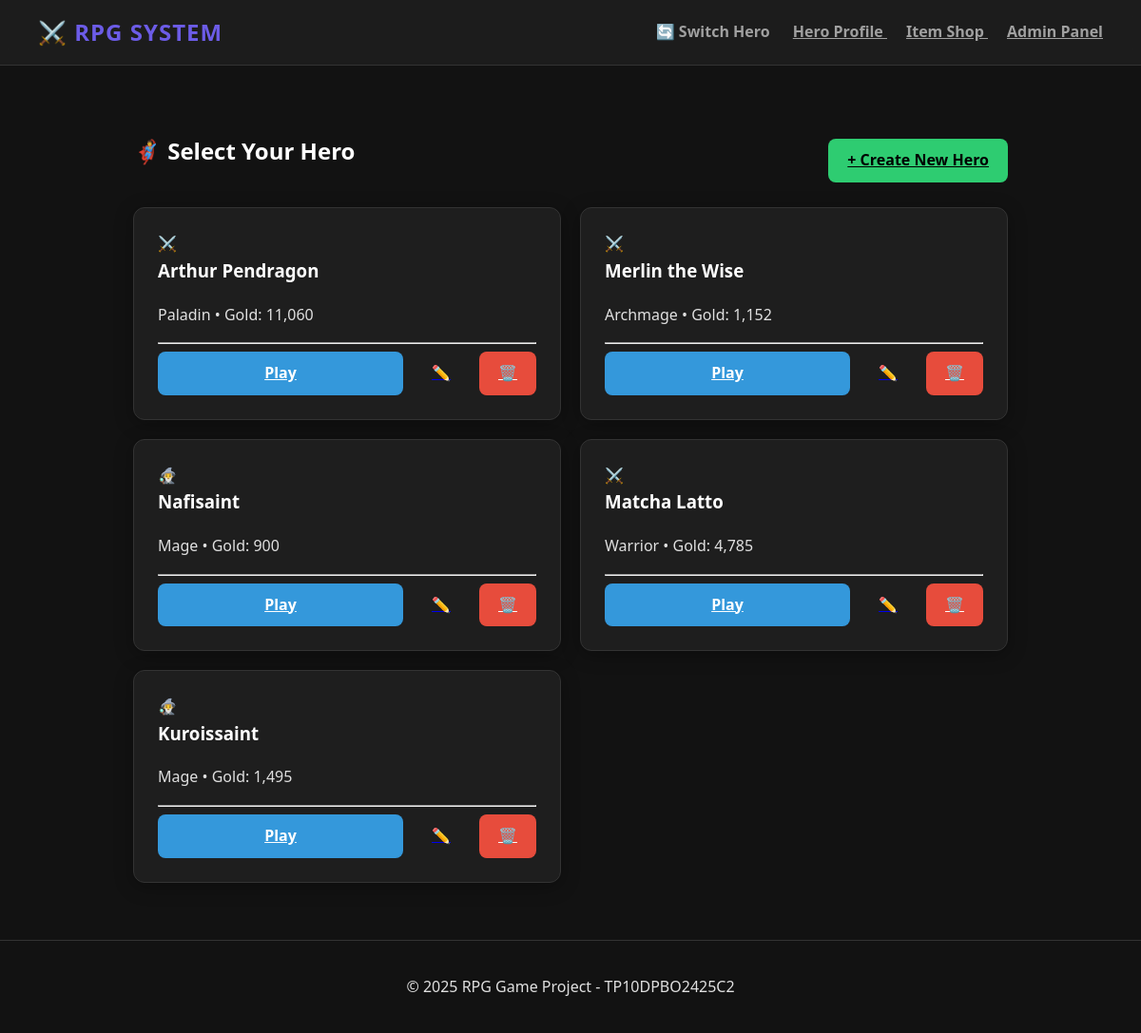
/rpg-game/index.php, run on the app's committed database.
### tables this page shows
CREATE TABLE IF NOT EXISTS `heroes` (
  `id` int NOT NULL AUTO_INCREMENT,
  `name` varchar(100) NOT NULL,
  `job_class` varchar(50) DEFAULT NULL,
  `level` int DEFAULT '1',
  `xp` int DEFAULT '0',
  `base_str` int DEFAULT '10',
  `base_agi` int DEFAULT '10',
  `base_int` int DEFAULT '10',
  `current_hp` int DEFAULT '100',
  `max_hp` int DEFAULT '100',
  `current_mana` int DEFAULT '50',
  `max_mana` int DEFAULT '50',
  `image_url` varchar(255) DEFAULT NULL,
  `gold` int DEFAULT '1000',
  PRIMARY KEY (`id`)
);

### rpg-game/models/HeroRepository.php (called while the page is built, shortened)
<?php
class HeroRepository {
    private $conn;
    public function __construct($db) {
        $this->conn = $db;
    }
    public function getAllHeroes() {
        $stmt = $this->conn->prepare("SELECT * FROM heroes");
        $stmt->execute();
        return $stmt->fetchAll(PDO::FETCH_ASSOC);
    }
}
?>

### rpg-game/views/hero_list.php (the view)
<?php $title = "Select Your Hero"; include 'views/templates/header.php'; ?>
<div class="container">
    <div class="flex-between-center mb-20">
        <h2>🦸‍♂️ Select Your Hero</h2>
        <a href="index.php?action=create_hero" class="btn btn-green">+ Create New Hero</a>
    </div>
    <div class="grid-responsive-lg">
        <?php foreach ($heroes as $hero): ?>
            <div class="card card-hero-action">
                <div class="flex-align-center gap-10">
                    <div class="avatar">
                        <?= $hero['job_class'] == 'Mage' ? '🧙‍♂️' : '⚔️' ?>
                    </div>
                    <div>
                        <h3 class="mb-0"><?= $hero['name'] ?></h3>
                        <p class="text-muted mb-0 small">
                            <?= $hero['job_class'] ?> • Gold: <?= number_format($hero['gold']) ?>
                        </p>
                    </div>
                </div>
                <hr class="border-dark my-15">
                <div class="flex-between-center gap-10">
                    <a href="index.php?action=select_hero&id=<?= $hero['id'] ?>" class="btn btn-blue w-100 text-center">
                        Play
                    </a>
                    <a href="index.php?action=edit_hero&id=<?= $hero['id'] ?>" class="btn btn-orange">
                        ✏️
                    </a>
                    <a href="index.php?action=delete_hero&id=<?= $hero['id'] ?>" class="btn btn-red" onclick="return confirm('Permanently delete this hero?');">
                        🗑️
                    </a>
                </div>
            </div>
        <?php endforeach; ?>
    </div>
</div>
<?php include 'views/templates/footer.php'; ?>

### rpg-game/index.php (shortened to what this page needs)
<?php
require_once 'models/HeroRepository.php';
$db = (new Database())->getConnection();
$heroRepo = new HeroRepository($db);
$action = $_GET['action'] ?? 'home';
switch ($action) {
    case 'home':
        $heroes = $heroRepo->getAllHeroes();
        include 'views/hero_list.php';
        break;
}
?>

### rpg-game/views/templates/header.php (shortened to what this page needs)
<!DOCTYPE html>
<html lang="id">
<head>
    <link rel="stylesheet" href="css/style.css">
</head>
<body>
<nav class="navbar">
    <div class="nav-brand">⚔️ RPG SYSTEM</div>
    <div class="nav-links">
        <a href="index.php?action=home" class="link-danger">
            🔄 Switch Hero
        </a>
        <a href="index.php?action=profile" class="<?= ($_GET['action']??'') == 'profile' ? 'active' : '' ?>">
            Hero Profile
        </a>
        <a href="index.php?action=shop" class="<?= ($_GET['action']??'') == 'shop' ? 'active' : '' ?>">
            Item Shop
        </a>
        <a href="index.php?action=admin" class="<?= ($_GET['action']??'') == 'admin' ? 'active' : '' ?>">
            Admin Panel
        </a>
    </div>
</nav>
<div class="container mt-20">

### rpg-game/views/templates/footer.php
</div> <footer class="text-center text-muted small mt-20" style="padding: 20px; border-top: 1px solid #333;">
    <p>&copy; <?= date('Y') ?> RPG Game Project - TP10DPBO2425C2</p>
</footer>
</body>
</html>

### rpg-game/css/style.css (style rules this page uses)
* { box-sizing: border-box; }
:root { --bg-dark: #121212; --bg-card: #1e1e1e; --text-main: #e0e0e0; --text-muted: #a0a0a0; --accent: #6c5ce7; --gold: #f1c40f; --red: #e74c3c; --green: #2ecc71; --blue: #3498db; --border: #333; }
body { background-color: var(--bg-dark); color: var(--text-main); font-family: 'Segoe UI', Tahoma, Geneva, Verdana, sans-serif; margin: 0; padding-top: 80px; line-height: 1.6; }
.navbar { background: rgba(30, 30, 30, 0.95); border-bottom: 1px solid var(--border); position: fixed; top: 0; left: 0; right: 0; padding: 15px 40px; display: flex; justify-content: space-between; align-items: center; z-index: 1000; backdrop-filter: blur(10px); }
.nav-brand { font-size: 1.5rem; font-weight: bold; color: var(--accent); letter-spacing: 1px; }
.nav-links a { color: var(--text-muted); margin-left: 20px; font-weight: 600; transition: 0.3s; }
.container { max-width: 1000px; margin: 0 auto; padding: 20px; }
.card { background: var(--bg-card); border: 1px solid var(--border); border-radius: 12px; padding: 25px; box-shadow: 0 4px 20px rgba(0,0,0,0.3); transition: transform 0.2s, box-shadow 0.2s; }
h2, h3 { margin-top: 0; color: white; }
.btn { padding: 10px 20px; border-radius: 8px; font-weight: 600; cursor: pointer; transition: 0.3s; border: none; display: inline-block; }
.btn-green { background: var(--green); color: #000; }
.btn-blue { background: var(--blue); color: #fff; }
.btn-red { background: var(--red); color: #fff; }
.text-center { text-align: center; }
.mb-20 { margin-bottom: 20px; }
.mt-20 { margin-top: 20px; }
.w-100 { width: 100%; }
.flex-between-center { display: flex; justify-content: space-between; align-items: center; }
.gap-10 { gap: 10px; }
.grid-responsive-lg { display: grid; grid-template-columns: repeat(auto-fill, minmax(300px, 1fr)); gap: 20px; }
.card-hero-action { position: relative; }
.link-danger { color: #e74c3c; text-decoration: none; font-weight: bold; }
.btn.w-100 { display: block; width: 100%; box-sizing: border-box; }

### data on the page
heroes: name "Arthur Pendragon", job_class "Paladin", gold "11,060"
heroes: name "Merlin the Wise", job_class "Archmage", gold "1,152"
heroes: name "Nafisaint", job_class "Mage", gold "900"
heroes: name "Matcha Latto", job_class "Warrior", gold "4,785"
heroes: name "Kuroissaint", job_class "Mage", gold "1,495"
